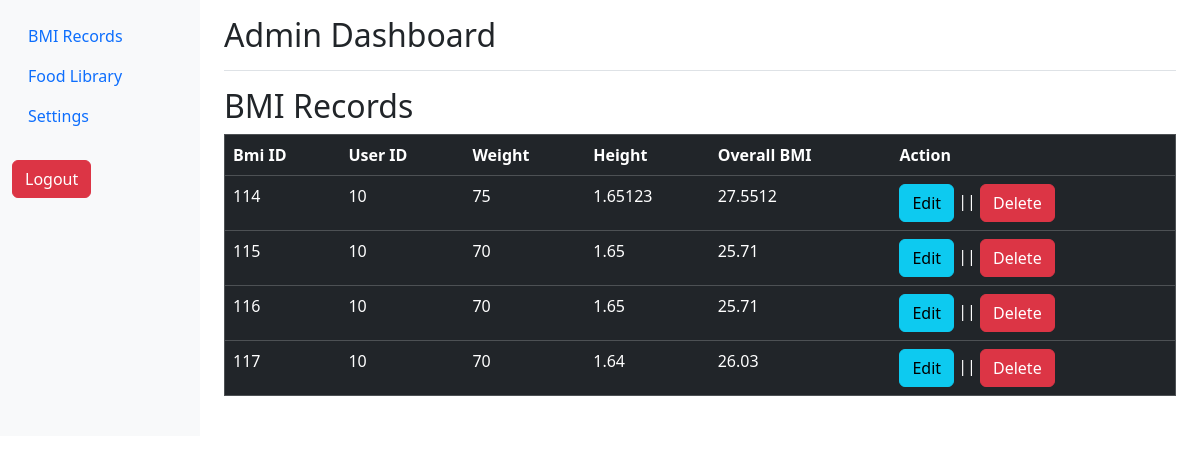
The page /admin-dashboard.php (signed in) on the database its author committed.
### tables this page shows
CREATE TABLE `bmi_users` (
  `bmi_id` int(11) NOT NULL,
  `user_id` int(11) NOT NULL,
  `weight` int(11) NOT NULL,
  `height` float NOT NULL,
  `bmi` float NOT NULL
);

### admin-dashboard.php (the view, shortened to what this page needs)
<?php require 'connection.php';?>
<!DOCTYPE html>
<html lang="en">
<head>
	<link rel="stylesheet" href="bootstrap.css">
</head>
<body>
<div class="container-fluid">
        <div class="row">
            <nav id="sidebarMenu" class="col-md-3 col-lg-2 d-md-block bg-light sidebar collapse">
                <div class="position-sticky pt-3">
                    <ul class="nav flex-column">
                        <li class="nav-item">
                            <a class="nav-link" href="#">
                                BMI Records
                            </a>
                        </li>
                        <li class="nav-item">
                            <a class="nav-link" href="admin_foodlibrary.php">
                                Food Library
                            </a>
                        </li>
                        <li class="nav-item">
                            <a class="nav-link" href="#">
                                Settings
                            </a>
                        </li>
						<form action="" method="POST"><br>
	<button type="submit" name="logout" value="logout" class="btn btn-danger"  onclick="return confirm('Are you sure you want to logout?')">Logout</button>
</form>
                    </ul>
                </div>
            </nav>
            <main class="col-md-9 ms-sm-auto col-lg-10 px-md-4">
                <div class="d-flex justify-content-between flex-wrap flex-md-nowrap align-items-center pt-3 pb-2 mb-3 border-bottom">
                    <h1 class="h2">Admin Dashboard</h1>
                </div>
				<h2>BMI Records</h2>
<table border="1" class="table table-dark">
		<th>Bmi ID</th>
		<th>User ID</th>
		<th>Weight</th>
		<th>Height</th>
		<th>Overall BMI</th>
		<th>Action</th>
<?php
	        $sql = "SELECT * FROM bmi_users";
			$result = $conn->query($sql);
			if($result->num_rows > 0){
				while($row = $result -> fetch_assoc()){
			echo "<tr>";
			echo "<td>".$row["bmi_id"]."</td>";
			echo "<td>".$row["user_id"]."</td>";
			echo "<td>".$row["weight"]."</td>";
			echo "<td>".$row["height"]."</td>";
			echo "<td>".$row["bmi"]."</td>";
			echo "<td><a href='updatebmi.php?bmi_id=".$row["bmi_id"]."'  class='btn btn-info'>Edit</a> || <a href='deletebmi.php?bmi_id=".$row["bmi_id"]."'  class='btn btn-danger'>Delete</a></td>";
			echo "</tr>";
				}
			}else{
				echo "<tr><td colspan = '7'> No records found</td></tr>";
			}
?>
		</table>
		<br>
</body>
</html>

### rows shown on the page
bmi_users: bmi_id "114", user "10", weight "75", height "1.65123", bmi "27.5512"
bmi_users: bmi_id "115", user "10", weight "70", height "1.65", bmi "25.71"
bmi_users: bmi_id "116", user "10", weight "70", height "1.65", bmi "25.71"
bmi_users: bmi_id "117", user "10", weight "70", height "1.64", bmi "26.03"
